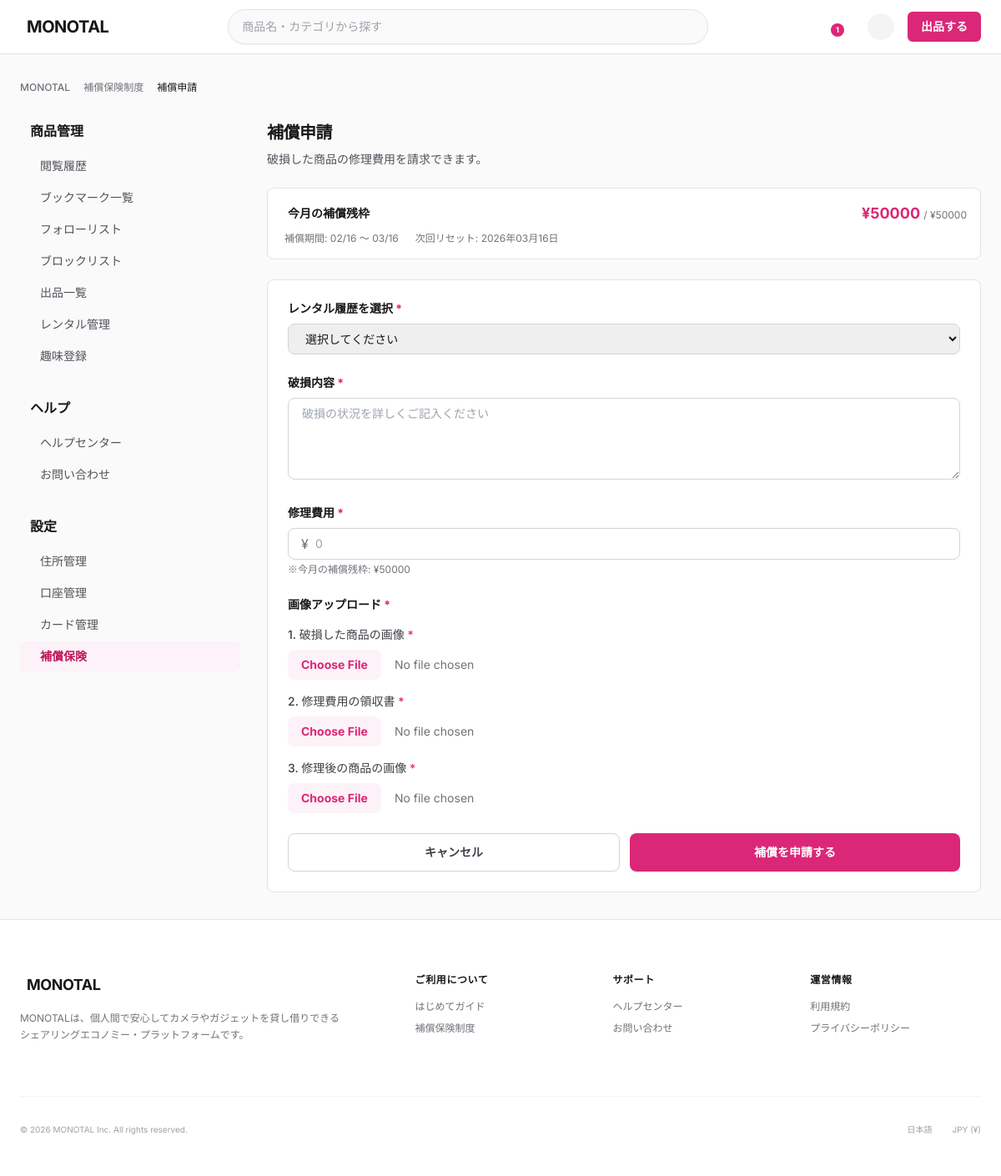
The app's page /monotal/mypage/insurance/claim/ (signed in) with its own data.
### monotal/models.py (models this page shows, shortened)
class InsuranceCoveragePeriod(models.Model):
    coverage_period_id = models.AutoField(primary_key=True)
    insurance_enrollment = models.OneToOneField(
        InsuranceEnrollment,
        on_delete=models.CASCADE,
        related_name='coverage_period',
        db_column='insurance_enrollment_id'
    )
    period_start_datetime = models.DateTimeField()
    period_end_datetime = models.DateTimeField()
    coverage_limit = models.DecimalField(max_digits=10, decimal_places=0)  # 補償上限
    used_amount = models.DecimalField(max_digits=10, decimal_places=0, default=0)  # 使用済み金額
    class Meta:
        db_table = 'T_InsuranceCoveragePeriod'
        verbose_name = '補償残枠管理'
        verbose_name_plural = '補償残枠管理'
    @property
    def remaining(self):
        return max(0, int(self.coverage_limit) - int(self.used_amount))

### monotal/views_insurance.py (the view)
# urls.py: path('mypage/insurance/claim/', views.insurance_claim_page, name='insurance_claim'),
@login_required
def insurance_claim_page(request):
    if not _get_active_enrollment(request.user):
        messages.error(request, '保険に加入していません')
        return redirect('insurance_page')
    claimed_history_ids = InsuranceClaim.objects.filter(
        user=request.user
    ).values_list('rental_history_id', flat=True)
    rental_histories = RentalHistory.objects.filter(
        lender_user=request.user
    ).exclude(
        rental_status_id=6  # キャンセルを除外
    ).exclude(
        rental_history_id__in=claimed_history_ids
    ).select_related('product').order_by('-rental_start_datetime')
    period_start, reset_date, monthly_remaining = _get_coverage_period(request.user)
    insurance = Insurance.objects.first()
    coverage_limit = int(insurance.coverage_limit) if insurance else 50000
    context = {
        'rental_histories': rental_histories,
        'current_page': 'insurance',
        'monthly_remaining': monthly_remaining,
        'coverage_limit': coverage_limit,
        'period_start': period_start,
        'reset_date': reset_date,
    }
    return render(request, 'mypage/insurance_claim.html', context)

### monotal/context_processors.py (called while the page is built)
def rental_context(request):
    context = {
        'pending_rental_count': 0,
    }
    if request.user.is_authenticated:
        qs = RentalRequest.objects.filter(
            Q(requested_user=request.user) | Q(requester_user=request.user),
        ).exclude(
            rental_request_status_id__in=[3, 4, 5]  # 拒否・キャンセル・完了を除外
        )
        context['pending_rental_count'] = qs.count()
        import sys
        print(f"[rental_context] user={request.user.user_name} count={qs.count()} query={qs.query}", file=sys.stderr)
    return context

def notification_context(request):
    context = {
        'unread_notification_count': 0,
    }
    if request.user.is_authenticated:
        read_notification_ids = NotificationRead.objects.filter(
            user=request.user,
            notification_read_status_id=2  # 既読
        ).values_list('notification_id', flat=True)
        target_notification_ids = NotificationTargetUser.objects.filter(
            user=request.user
        ).values_list('notification_id', flat=True)
        context['unread_notification_count'] = target_notification_ids.exclude(
            notification_id__in=read_notification_ids
        ).count()
    return context

### monotal/views_insurance.py (called while the page is built, shortened)
def _get_active_enrollment(user):
    return InsuranceEnrollment.objects.filter(
        user=user,
        insurance_enrollment_status_id=2,  # 加入中
        insurance_end_datetime__isnull=True,
    ).first()

def _ensure_coverage_period(enrollment):
    from dateutil.relativedelta import relativedelta
    insurance = enrollment.insurance
    coverage_limit = int(insurance.coverage_limit) if insurance else 50000
    try:
        cp = enrollment.coverage_period
    except InsuranceCoveragePeriod.DoesNotExist:
        cp = None
    now = timezone.now()
    return cp

def _get_coverage_period(user):
    enrollment = _get_active_enrollment(user)
    if not enrollment:
        return None, None, 0
    cp = _ensure_coverage_period(enrollment)
    return cp.period_start_datetime, cp.period_end_datetime, cp.remaining

### templates/mypage/insurance_claim.html (shortened to what this page needs)
{% extends 'base.html' %}
{% load static %}
{% block extra_css %}
<link rel="stylesheet" href="{% static 'css/mypage.css' %}">
{% endblock %}
{% block content %}
<main class="mx-auto max-w-[1200px] w-full px-4 lg:px-6 py-8">
    <nav class="mb-8 flex text-xs font-medium text-zinc-500 overflow-x-auto whitespace-nowrap">
        <ol class="flex items-center space-x-2">
            <li><a href="{% url 'index' %}" class="hover:underline hover:text-pink-600">MONOTAL</a></li>
            <li><a href="{% url 'insurance_page' %}" class="hover:underline hover:text-pink-600">補償保険制度</a></li>
            <li class="text-zinc-900">補償申請</li>
        </ol>
    </nav>
    <div class="lg:grid lg:grid-cols-12 lg:gap-8 items-start">
        {% include 'mypage/_sidebar.html' %}
        <div class="lg:col-span-9">
            <div class="mb-6">
                <h1 class="text-xl font-bold tracking-tight text-zinc-900">補償申請</h1>
                <p class="text-sm text-zinc-600 mt-2">破損した商品の修理費用を請求できます。</p>
            </div>
            <div class="bg-white border border-zinc-200 rounded-lg p-4 mb-6">
                <div class="flex items-center justify-between">
                    <div class="flex items-center gap-2">
                        <span class="text-sm font-bold text-zinc-900">今月の補償残枠</span>
                    </div>
                    <span class="text-lg font-bold {% if monthly_remaining > 0 %}text-pink-600{% else %}text-red-600{% endif %}">
                        ¥{{ monthly_remaining|floatformat:0 }} <span class="text-xs font-normal text-zinc-500">/ ¥{{ coverage_limit|floatformat:0 }}</span>
                    </span>
                </div>
                <div class="flex items-center gap-4 mt-2">
                    <div class="flex items-center gap-1">
                        <span class="text-xs text-zinc-500">補償期間: {{ period_start|date:"m/d" }} 〜 {{ reset_date|date:"m/d" }}</span>
                    </div>
                    <div class="flex items-center gap-1">
                        <span class="text-xs text-zinc-500">次回リセット: {{ reset_date|date:"Y年m月d日" }}</span>
                    </div>
                </div>
            </div>
            {% if monthly_remaining <= 0 %}
            <div class="bg-white border border-zinc-200 rounded-lg p-6 text-center">
                <span class="iconify text-zinc-400 mx-auto mb-3" data-icon="lucide:shield-off" data-width="48"></span>
                <p class="text-sm font-bold text-zinc-700 mb-2">今月の補償申請はできません</p>
                <p class="text-xs text-zinc-500 mb-4">月間補償上限（¥{{ coverage_limit|floatformat:0 }}）に達しています。</p>
                <a href="{% url 'insurance_page' %}" class="inline-block rounded-lg border border-zinc-300 px-6 py-2 text-sm font-bold text-zinc-700 hover:bg-zinc-50 transition-colors">
                    保険ページに戻る
                </a>
            </div>
            {% else %}
            <form id="claimForm" method="POST" action="{% url 'insurance_claim_submit' %}" enctype="multipart/form-data" class="bg-white border border-zinc-200 rounded-lg p-6" novalidate>
                <div class="mb-6">
                    <label class="block text-sm font-bold text-zinc-900 mb-2">
                        レンタル履歴を選択 <span class="text-pink-600">*</span>
                    </label>
                    <select name="rental_history_id" id="rentalHistorySelect" class="w-full rounded-lg border border-zinc-300 px-4 py-2 text-sm focus:outline-none focus:ring-2 focus:ring-pink-500">
                        <option value="">選択してください</option>
                    </select>
                </div>
                <div class="mb-6">
                    <label class="block text-sm font-bold text-zinc-900 mb-2">
                        破損内容 <span class="text-pink-600">*</span>
                    </label>
                    <textarea name="description" id="descriptionInput" class="w-full rounded-lg border border-zinc-300 px-4 py-2 text-sm focus:outline-none focus:ring-2 focus:ring-pink-500" rows="4" placeholder="破損の状況を詳しくご記入ください"></textarea>
                </div>
                <div class="mb-6">
                    <label class="block text-sm font-bold text-zinc-900 mb-2">
                        修理費用 <span class="text-pink-600">*</span>
                    </label>
                    <div class="relative">
                        <span class="absolute left-4 top-1/2 -translate-y-1/2 text-zinc-500">¥</span>
                        <input type="text" inputmode="numeric" name="repair_cost" id="repairCostInput" class="w-full rounded-lg border border-zinc-300 pl-8 pr-4 py-2 text-sm focus:outline-none focus:ring-2 focus:ring-pink-500" placeholder="0">
                    </div>
                    <p class="text-xs text-zinc-500 mt-1">※今月の補償残枠: ¥{{ monthly_remaining|floatformat:0 }}</p>
                </div>
                <div class="mb-6">
                    <h3 class="text-sm font-bold text-zinc-900 mb-4">画像アップロード <span class="text-pink-600">*</span></h3>
                    <div class="space-y-4">
                        <div>
                            <label class="block text-sm font-medium text-zinc-700 mb-2">
                                1. 破損した商品の画像 <span class="text-pink-600">*</span>
                            </label>
                            <input type="file" name="image_1" id="imageInput1" accept="image/*" class="w-full text-sm text-zinc-500 file:mr-4 file:py-2 file:px-4 file:rounded-lg file:border-0 file:text-sm file:font-bold file:bg-pink-50 file:text-pink-600 hover:file:bg-pink-100">
                        </div>
                        <div>
                            <label class="block text-sm font-medium text-zinc-700 mb-2">
                                2. 修理費用の領収書 <span class="text-pink-600">*</span>
                            </label>
                            <input type="file" name="image_2" id="imageInput2" accept="image/*" class="w-full text-sm text-zinc-500 file:mr-4 file:py-2 file:px-4 file:rounded-lg file:border-0 file:text-sm file:font-bold file:bg-pink-50 file:text-pink-600 hover:file:bg-pink-100">
                        </div>
                        <div>
                            <label class="block text-sm font-medium text-zinc-700 mb-2">
                                3. 修理後の商品の画像 <span class="text-pink-600">*</span>
                            </label>
                            <input type="file" name="image_3" id="imageInput3" accept="image/*" class="w-full text-sm text-zinc-500 file:mr-4 file:py-2 file:px-4 file:rounded-lg file:border-0 file:text-sm file:font-bold file:bg-pink-50 file:text-pink-600 hover:file:bg-pink-100">
                        </div>
                    </div>
                </div>
                <div class="flex gap-3">
                    <a href="{% url 'insurance_page' %}" class="flex-1 rounded-lg border border-zinc-300 px-6 py-3 text-sm font-bold text-zinc-700 text-center hover:bg-zinc-50 transition-colors">
                        キャンセル
                    </a>
                    <button id="submitBtn" type="submit" class="flex-1 rounded-lg bg-pink-600 px-6 py-3 text-sm font-bold text-white hover:bg-pink-700 transition-colors">
                        補償を申請する
                    </button>
                </div>
            </form>
            {% endif %}
        </div>
    </div>
</main>
{% endblock %}

### templates/base.html (style rules this page uses)
body { font-family: 'Inter', sans-serif; }

### records on screen
InsuranceCoveragePeriod: period_start_datetime "02/16", period_end_datetime "03/16", period_end_datetime "2026年03月16日"

### other values on screen
{{ pending_rental_count }} "1"
{{ monthly_remaining|floatformat:0 }} "50000"
{{ coverage_limit|floatformat:0 }} "50000"
